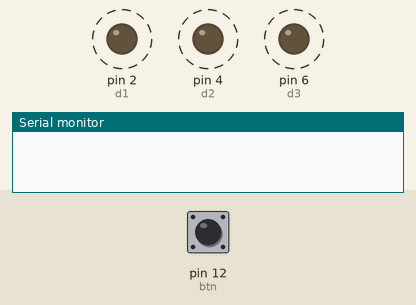
Bench run of a sketch on a simulated Arduino Uno, built with avr-gcc and run on an emulated ATmega328P. Parts: output pins drawn as LEDs (lit = HIGH), the last lines printed to the serial monitor. Dashed ring = blinking. Inputs (shaded band) come from the test bench; at power-on: pin 12 (btn) HIGH. Random numbers use the default seed unless the sketch sets one.

Above: at 1.8 s.
1.9 s: pin 12 (btn) pulled LOW for 1 s
At 3.7 s:
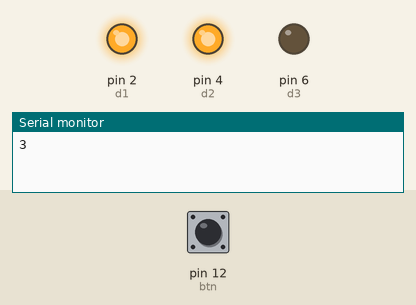
5.9 s: pin 12 (btn) pulled LOW for 3.2 s
At 8.6 s:
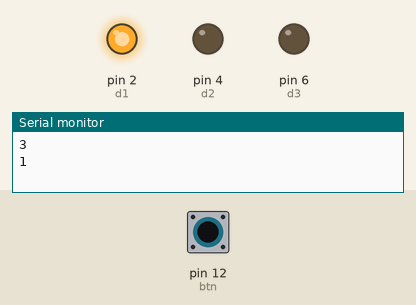
Timing chart, 0 to 16.6 s (numbered marks = the images above; inputs shaded):
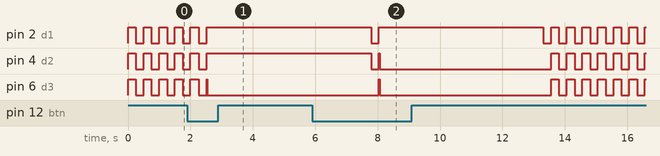

The sketch:

dice_may23a.ino
```cpp
// Binary Dice
// www.rjconcepcion.com

// Variable declaration
int const d1 = 2;
int const d2 = 4;
int const d3 = 6;
int const btn = 12;

// aleatory number variable
int number = 0;

void setup() {
  Serial.begin(9600);

  pinMode(d1, OUTPUT);
  pinMode(d2, OUTPUT);
  pinMode(d3, OUTPUT);
  pinMode(btn, INPUT_PULLUP); // Set input with pullup resistor

  randomSeed(analogRead(0)); // Inicialize random number generator

}

void loop() {
  Serial.begin(9600);

  // Start with all leds on.
  digitalWrite(d1, HIGH);
  digitalWrite(d2, HIGH);
  digitalWrite(d3, HIGH);


  // Read buttom state
  if (digitalRead(btn) == LOW) {
    delay(20);

    if (digitalRead(btn) == LOW) {
      number = random(7);         // Generate a random number between 0 and 6.
    }
  }

  // Switch case structure allows to take an action depends number value. Every case represent a binary number using leds.
  switch (number) {
    case 0:
      break;

    case 1:
      digitalWrite(d1, HIGH);
      digitalWrite(d2, LOW);
      digitalWrite(d3, LOW);
      Serial.println("1");
      delay(5000);
      break;

    case 2:
      digitalWrite(d1, LOW);
      digitalWrite(d2, HIGH);
      digitalWrite(d3, LOW);
      Serial.println("2");
      delay(5000);
      break;

    case 3:
      digitalWrite(d1, HIGH);
      digitalWrite(d2, HIGH);
      digitalWrite(d3, LOW);
      Serial.println("3");
      delay(5000);
      break;

    case 4:
      digitalWrite(d1, LOW);
      digitalWrite(d2, LOW);
      digitalWrite(d3, HIGH);
      Serial.println("4");
      delay(5000);
      break;

    case 5:
      digitalWrite(d1, HIGH);
      digitalWrite(d2, LOW);
      digitalWrite(d3, HIGH);
      Serial.println("5");
      delay(5000);
      break;

    case 6:
      digitalWrite(d1, LOW);
      digitalWrite(d2, HIGH);
      digitalWrite(d3, HIGH);
      Serial.println("6");
      delay(5000);
      break;

    default:
      break;

  }

  number = 0;

  delay(250);
  digitalWrite(d1, LOW);
  digitalWrite(d2, LOW);
  digitalWrite(d3, LOW);
  delay(250);

}
```
